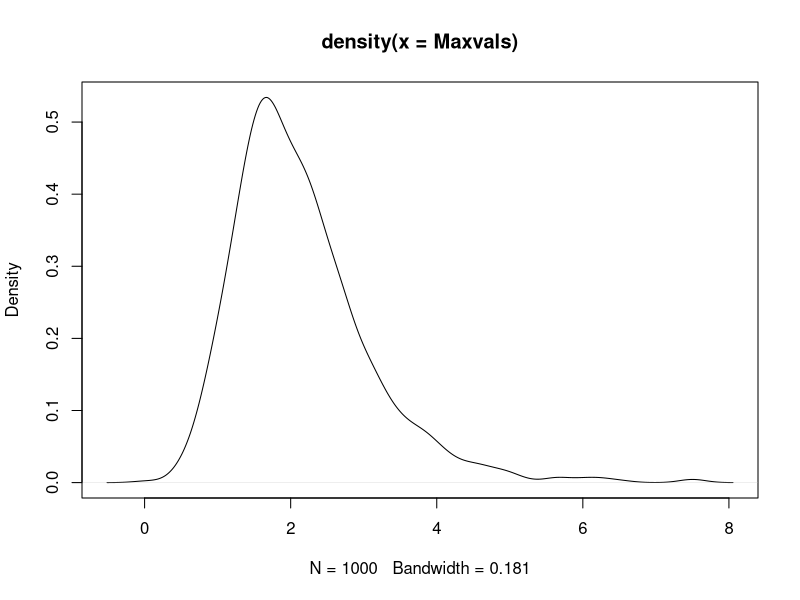
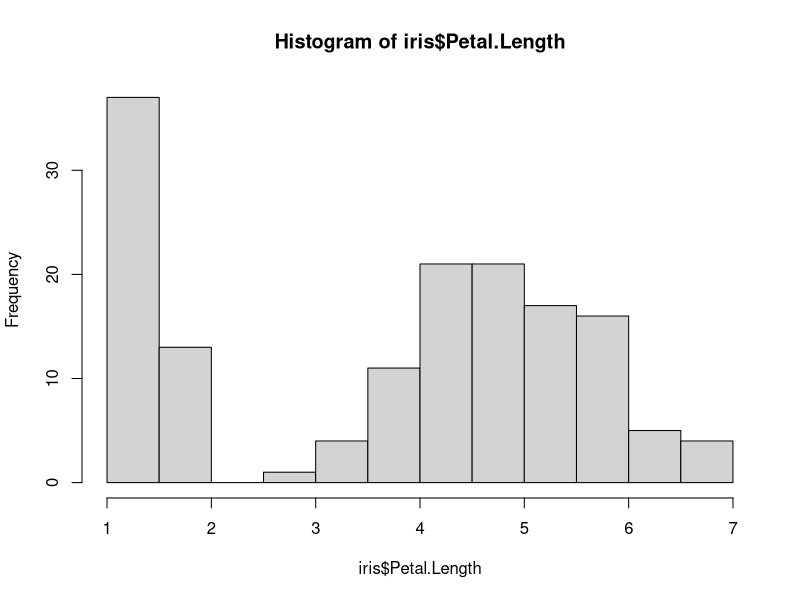
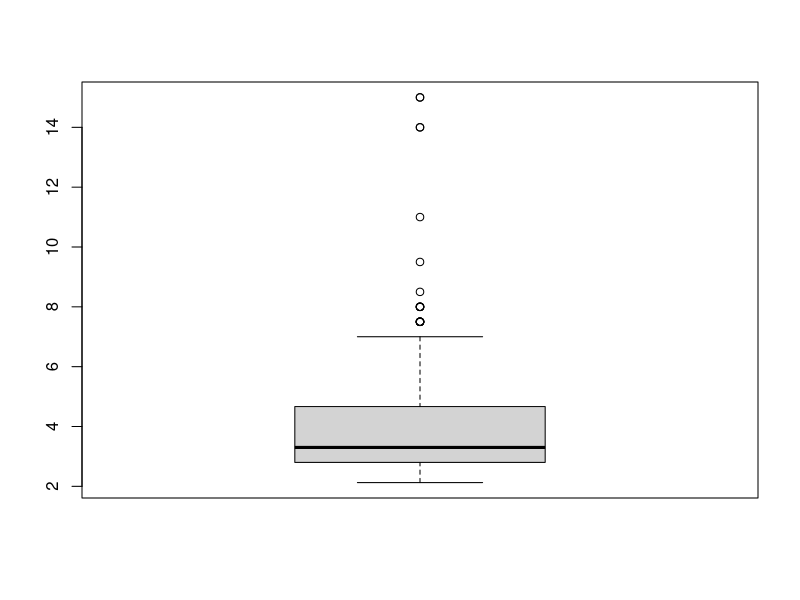
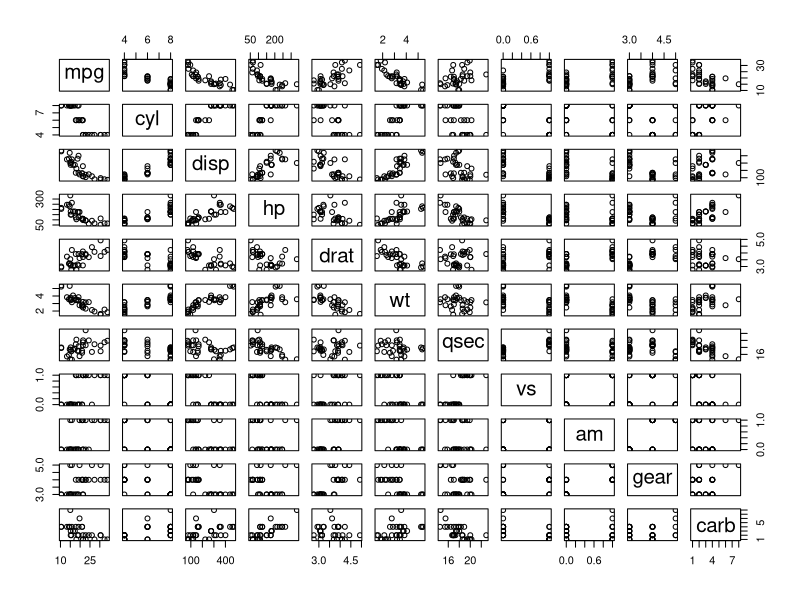
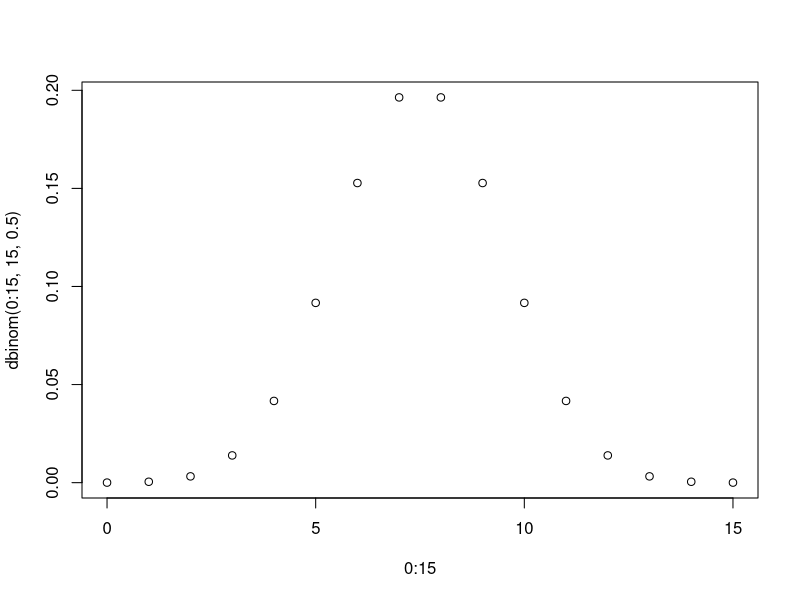

Write the R code that produced these figures, in order.
setwd("/Users/sbuciuma/Desktop/School/summer")

Maxvals <- rep(NA, 1000)

for (i in 1:1000){
  Maxvals[i] <- max(rt(15,7))
}

plot(density(Maxvals))

getwd()

5*8
exp(-3^2)
iris
head(iris)
str(iris)

hist(iris$Petal.Length)
iris$Petal.Ratio <- iris$Petal.Length/iris$Petal.Width

head(iris)
boxplot(iris$Petal.Ratio)
mean(iris$Petal.Ratio)

msas.expected <- c(85, 120, 70, 95, 85, 60, 85, 90, 80, 90, 70, 50, 125, 95, 100, 60, 85)
length(msas.expected)
msas.expected[1:5]
mean(msas.expected)
median(msas.expected)
sd(msas.expected)

##test statistics
(85-90)/(19.76/sqrt(17))

##pvalue calculation in R (n-1 degree of freedom)
pvalue <- 2*(1- pt(1.04, 16))
pvalue
pvalue1 <- 2*(pt(-1.04, 16))
pvalue1
plot(mtcars)

plot(0:15, dbinom(0:15, 15, .5))

pbinom(4, 15,  .5, lower = FALSE)
1- pbinom(4, 15, .5)

sum(dbinom(5:15, 15, .5))
pbinom(5,15, .5)